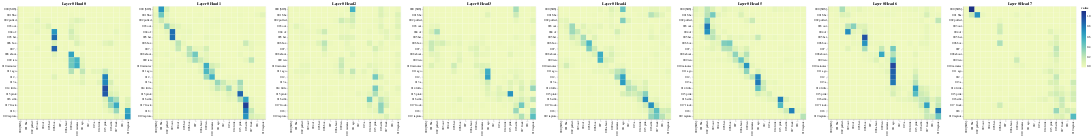

Source (notebook cell):
### Code cell
layers = [0] # we have six of them actual
heads = [0, 1, 2, 3, 4, 5, 6, 7] # all the heads

# Encoder Self-Attention
get_all_attention_maps("encoder", layers, heads, encoder_input_tokens, encoder_input_tokens, min(20, sentence_len))

### Figure 1 — Vega-Lite specification as saved in the notebook (floating-point values rounded to 4 significant figures; data arrays with more than 128 entries replaced by an {"elided": "..."} marker saying what was removed)
{"config": {"view": {"continuousWidth": 400, "continuousHeight": 300}}, "vconcat": [{"hconcat": [{"data": {"name": "data-c09263c1c70fdffe095d4d598b833e50"}, "mark": "rect", "encoding": {"color": {"field": "value", "type": "quantitative"}, "tooltip": [{"field": "row", "type": "quantitative"}, {"field": "column", "type": "quantitative"}, {"field": "value", "type": "quantitative"}, {"field": "row_token", "type": "nominal"}, {"field": "col_token", "type": "nominal"}], "x": {"axis": {"title": ""}, "field": "col_token", "type": "nominal"}, "y": {"axis": {"title": ""}, "field": "row_token", "type": "nominal"}}, "height": 400, "selection": {"selector025": {"type": "interval", "bind": "scales", "encodings": ["x", "y"]}}, "title": "Layer 0 Head 0", "width": 400}, {"data": {"name": "data-d13ffcf7902380b1a924156d3e52049c"}, "mark": "rect", "encoding": {"color": {"field": "value", "type": "quantitative"}, "tooltip": [{"field": "row", "type": "quantitative"}, {"field": "column", "type": "quantitative"}, {"field": "value", "type": "quantitative"}, {"field": "row_token", "type": "nominal"}, {"field": "col_token", "type": "nominal"}], "x": {"axis": {"title": ""}, "field": "col_token", "type": "nominal"}, "y": {"axis": {"title": ""}, "field": "row_token", "type": "nominal"}}, "height": 400, "selection": {"selector026": {"type": "interval", "bind": "scales", "encodings": ["x", "y"]}}, "title": "Layer 0 Head 1", "width": 400}, {"data": {"name": "data-ce820b2e43bc4de16362f0a18f780837"}, "mark": "rect", "encoding": {"color": {"field": "value", "type": "quantitative"}, "tooltip": [{"field": "row", "type": "quantitative"}, {"field": "column", "type": "quantitative"}, {"field": "value", "type": "quantitative"}, {"field": "row_token", "type": "nominal"}, {"field": "col_token", "type": "nominal"}], "x": {"axis": {"title": ""}, "field": "col_token", "type": "nominal"}, "y": {"axis": {"title": ""}, "field": "row_token", "type": "nominal"}}, "height": 400, "selection": {"selector027": {"type": "interval", "bind": "scales", "encodings": ["x", "y"]}}, "title": "Layer 0 Head 2", "width": 400}, {"data": {"name": "data-cd7429e010163dd9131967bdef6445c4"}, "mark": "rect", "encoding": {"color": {"field": "value", "type": "quantitative"}, "tooltip": [{"field": "row", "type": "quantitative"}, {"field": "column", "type": "quantitative"}, {"field": "value", "type": "quantitative"}, {"field": "row_token", "type": "nominal"}, {"field": "col_token", "type": "nominal"}], "x": {"axis": {"title": ""}, "field": "col_token", "type": "nominal"}, "y": {"axis": {"title": ""}, "field": "row_token", "type": "nominal"}}, "height": 400, "selection": {"selector028": {"type": "interval", "bind": "scales", "encodings": ["x", "y"]}}, "title": "Layer 0 Head 3", "width": 400}, {"data": {"name": "data-4c1de454650d4622b9dd3388e498ffde"}, "mark": "rect", "encoding": {"color": {"field": "value", "type": "quantitative"}, "tooltip": [{"field": "row", "type": "quantitative"}, {"field": "column", "type": "quantitative"}, {"field": "value", "type": "quantitative"}, {"field": "row_token", "type": "nominal"}, {"field": "col_token", "type": "nominal"}], "x": {"axis": {"title": ""}, "field": "col_token", "type": "nominal"}, "y": {"axis": {"title": ""}, "field": "row_token", "type": "nominal"}}, "height": 400, "selection": {"selector029": {"type": "interval", "bind": "scales", "encodings": ["x", "y"]}}, "title": "Layer 0 Head 4", "width": 400}, {"data": {"name": "data-9406cd1662de3186e2eab98835aa9e64"}, "mark": "rect", "encoding": {"color": {"field": "value", "type": "quantitative"}, "tooltip": [{"field": "row", "type": "quantitative"}, {"field": "column", "type": "quantitative"}, {"field": "value", "type": "quantitative"}, {"field": "row_token", "type": "nominal"}, {"field": "col_token", "type": "nominal"}], "x": {"axis": {"title": ""}, "field": "col_token", "type": "nominal"}, "y": {"axis": {"title": ""}, "field": "row_token", "type": "nominal"}}, "height": 400, "selection": {"selector030": {"type": "interval", "bind": "scales", "encodings": ["x", "y"]}}, "title": "Layer 0 Head 5", "width": 400}, {"data": {"name": "data-70933f9e466d327c21220c96e793ac5e"}, "mark": "rect", "encoding": {"color": {"field": "value", "type": "quantitative"}, "tooltip": [{"field": "row", "type": "quantitative"}, {"field": "column", "type": "quantitative"}, {"field": "value", "type": "quantitative"}, {"field": "row_token", "type": "nominal"}, {"field": "col_token", "type": "nominal"}], "x": {"axis": {"title": ""}, "field": "col_token", "type": "nominal"}, "y": {"axis": {"title": ""}, "field": "row_token", "type": "nominal"}}, "height": 400, "selection": {"selector031": {"type": "interval", "bind": "scales", "encodings": ["x", "y"]}}, "title": "Layer 0 Head 6", "width": 400}, {"data": {"name": "data-fed14ea21e40125d52ef6446949dfbed"}, "mark": "rect", "encoding": {"color": {"field": "value", "type": "quantitative"}, "tooltip": [{"field": "row", "type": "quantitative"}, {"field": "column", "type": "quantitative"}, {"field": "value", "type": "quantitative"}, {"field": "row_token", "type": "nominal"}, {"field": "col_token", "type": "nominal"}], "x": {"axis": {"title": ""}, "field": "col_token", "type": "nominal"}, "y": {"axis": {"title": ""}, "field": "row_token", "type": "nominal"}}, "height": 400, "selection": {"selector032": {"type": "interval", "bind": "scales", "encodings": ["x", "y"]}}, "title": "Layer 0 Head 7", "width": 400}]}], "$schema": "https://vega.github.io/schema/vega-lite/v4.17.0.json", "datasets": {"data-c09263c1c70fdffe095d4d598b833e50": {"elided": "400 records"}, "data-d13ffcf7902380b1a924156d3e52049c": {"elided": "400 records"}, "data-ce820b2e43bc4de16362f0a18f780837": {"elided": "400 records"}, "data-cd7429e010163dd9131967bdef6445c4": {"elided": "400 records"}, "data-4c1de454650d4622b9dd3388e498ffde": {"elided": "400 records"}, "data-9406cd1662de3186e2eab98835aa9e64": {"elided": "400 records"}, "data-70933f9e466d327c21220c96e793ac5e": {"elided": "400 records"}, "data-fed14ea21e40125d52ef6446949dfbed": {"elided": "400 records"}}}
